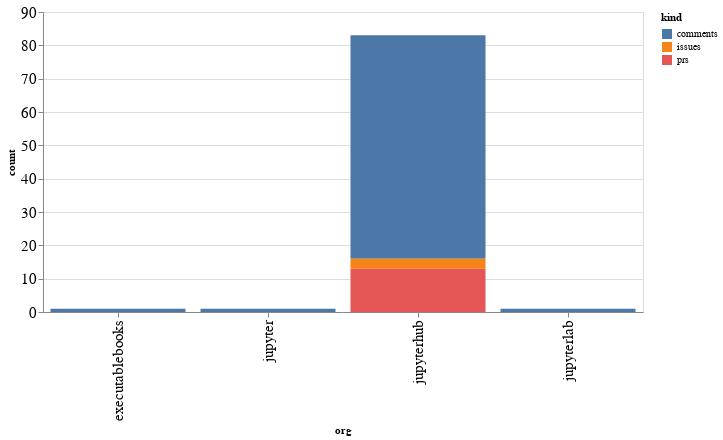

The notebook cell this image was saved under:
### Code cell
alt.Chart(org_summaries, width=600).mark_bar().encode(
    x='org',
    y='count',
    color='kind',
    tooltip="org"
)

### Figure 1 — Vega-Lite specification as saved in the notebook (floating-point values rounded to 4 significant figures)
{"config": {"axisLeft": {"labelFontSize": 15}, "axisBottom": {"labelFontSize": 15}}, "data": {"name": "data-ea0aaf83742986a6e606dc184b4c860d"}, "mark": "bar", "encoding": {"color": {"type": "nominal", "field": "kind"}, "tooltip": {"type": "nominal", "field": "org"}, "x": {"type": "nominal", "field": "org"}, "y": {"type": "quantitative", "field": "count"}}, "width": 600, "$schema": "https://vega.github.io/schema/vega-lite/v4.8.1.json", "datasets": {"data-ea0aaf83742986a6e606dc184b4c860d": [{"org": "executablebooks", "kind": "comments", "count": 1}, {"org": "jupyter", "kind": "comments", "count": 1}, {"org": "jupyterhub", "kind": "comments", "count": 67}, {"org": "jupyterhub", "kind": "issues", "count": 3}, {"org": "jupyterhub", "kind": "prs", "count": 13}, {"org": "jupyterlab", "kind": "comments", "count": 1}]}}
